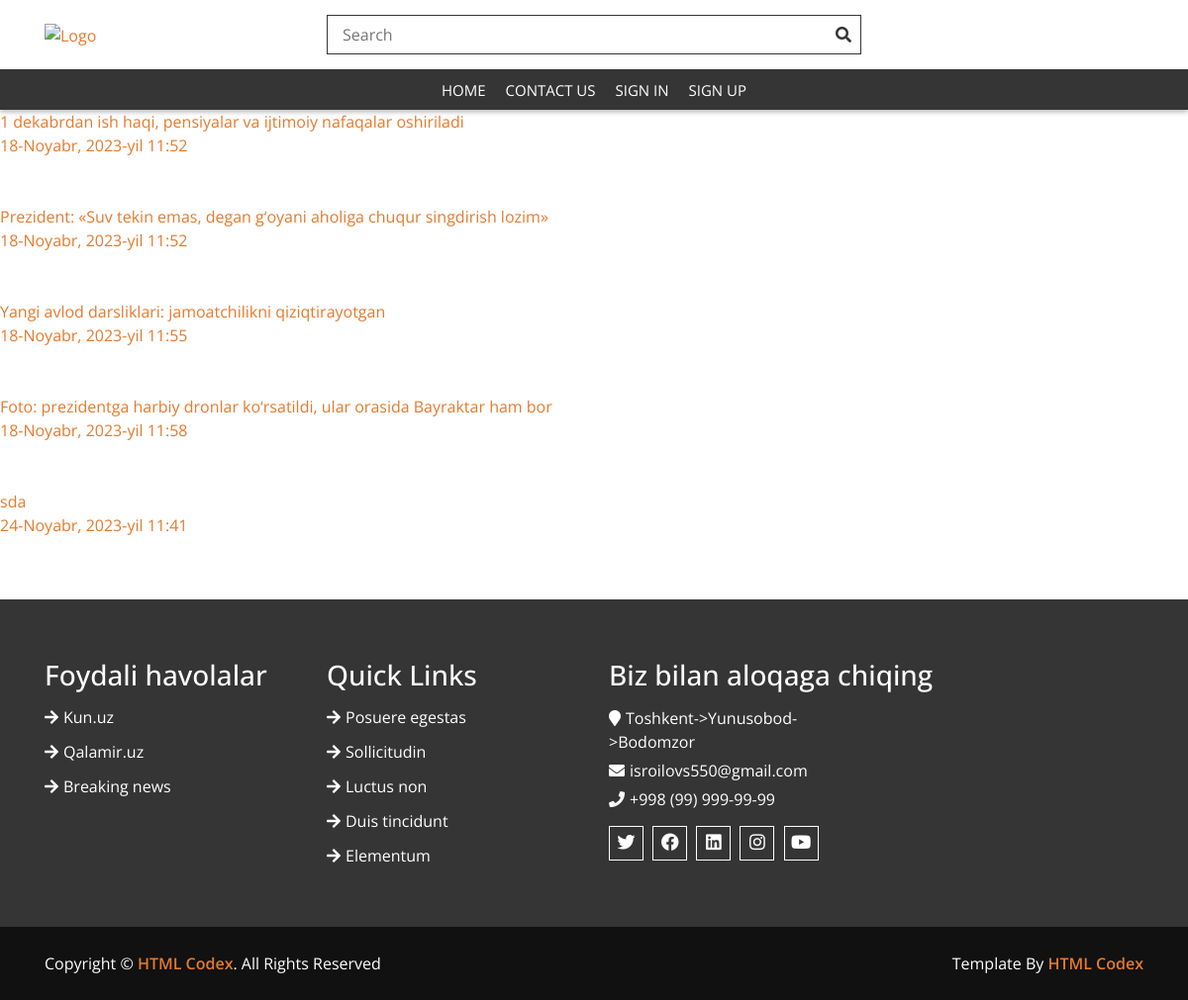
Page /category/7/ on the committed database.
### home/models.py (models this page shows, shortened)
class  News(BaseModel):
    title = models.CharField(max_length = 255)
    img = models.ImageField(upload_to='news/')
    body = RichTextField()
    slug = models.SlugField()
    view_count = models.BigIntegerField(default=0, blank=True, null=True)
    user = models.ForeignKey(User, on_delete=models.SET_NULL, null=True)
    category = models.ForeignKey(Category, on_delete=models.SET_NULL,null=True, related_name='category_news' )
    tags = models.ManyToManyField(Tags, related_name='tag_news' )

### home/views.py (the view)
# urls.py: path('category/<int:pk>/', CategoryView.as_view(), name='category'),
class CategoryView(View):
    def get(self, request, pk):
        new = Category.objects.get(id=pk)
        category = News.objects.filter(category=new)
        context = {
            "cat" : category,
        }
        return render(request, '123.html', context)

### templates/123.html
{% extends "base.html" %}
{% block content %}
{% for i in cat  %}
<a href="{% url "detail" i.id %}">{{ i.title }}</a>
<br>
<a href="{% url "detail" i.id %}">{{ i.create_at }}</a>
<br><br><br>
{% endfor %}
{% endblock content %}

### static/css/style.css (style rules this page uses)
body { color: #353535; font-family: 'Open Sans', sans-serif; font-weight: 400; background: #ffffff; }
a { color: #E47A2E; transition: 0.5s; }

### rows in the picture
News: title "1 dekabrdan ish haqi, pensiyalar va ijtimoiy nafaqalar oshiriladi", create_at "18-Noyabr, 2023-yil 11:52"
News: title "Prezident: «Suv tekin emas, degan g‘oyani aholiga chuqur singdirish lozim»", create_at "18-Noyabr, 2023-yil 11:52"
News: title "Yangi avlod darsliklari: jamoatchilikni qiziqtirayotgan", create_at "18-Noyabr, 2023-yil 11:55"
News: title "Foto: prezidentga harbiy dronlar ko‘rsatildi, ular orasida Bayraktar ham bor", create_at "18-Noyabr, 2023-yil 11:58"
News: title "sda", create_at "24-Noyabr, 2023-yil 11:41"
